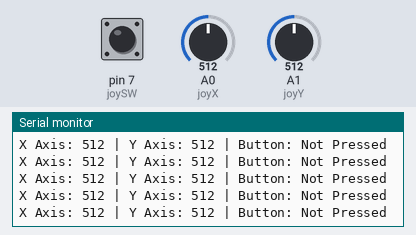
A sketch run on a simulated Arduino Uno, built with avr-gcc and run on an emulated ATmega328P. Parts: the last lines printed to the serial monitor. The test bench sets the inputs (shaded band); at power-on: A1 (joyY) = 512, pin 7 (joySW) HIGH, A0 (joyX) = 512.

Above: at 4.2 s.
4.3 s: A1 (joyY) set to 108
At 4.34 s:
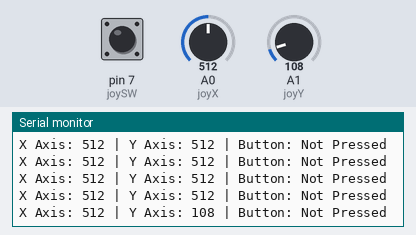
7.3 s: A1 (joyY) set to 92
At 7.37 s:
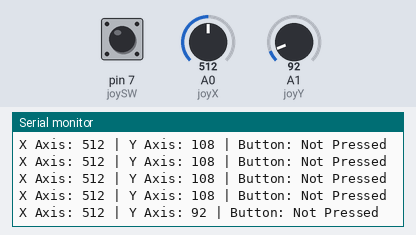
Timing chart, 0 to 10.3 s (numbered marks = the images above; inputs shaded):
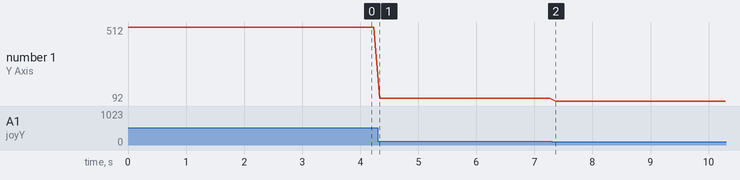

Measured:
- after the input at 4.3 s, the serial monitor: prints a new line at once (image 1)
- after the input at 7.3 s, the serial monitor: prints a new line after 0.06 s (image 2)
- plotted number 1: 512 → 108 after the input at 4.3 s, 108 → 92 after the input at 7.3 s

The sketch:

joystick_controller.ino
```cpp
const int joyX = A0;
const int joyY = A1;

const int joySW = 7;
int buttonState = 0;

void setup() {
  Serial.begin(9600);

  // Set the button pin as an input with an internal pull-up resistor
  pinMode(joySW, INPUT_PULLUP);
}

void loop() {
  int xValue = analogRead(joyX);
  int yValue = analogRead(joyY);
  // The state will be LOW when the button is pressed due to the pull-up resistor.
  buttonState = digitalRead(joySW);

  Serial.print("X Axis: ");
  Serial.print(xValue);
  Serial.print(" | Y Axis: ");
  Serial.print(yValue);

  if (buttonState == LOW) {
    Serial.println(" | Button: Pressed");
  } else {
    Serial.println(" | Button: Not Pressed");
  }

  delay(100);
}
```
